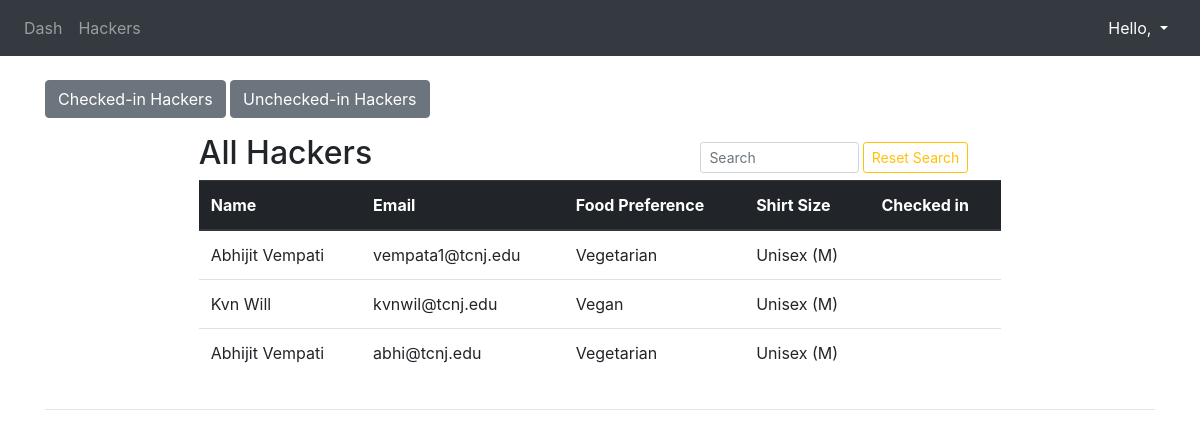
The app's page /hackers (signed in), older data.
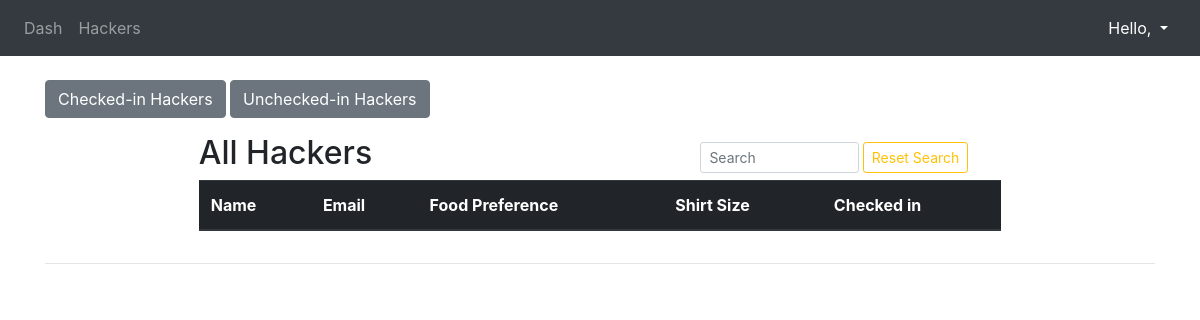
The same page, newer data.
### hacker/models.py (models this page shows)
class hacker(models.Model):
    hacker = models.OneToOneField(CustomUser, on_delete=models.CASCADE, related_name="hacker")
    ed_choices = [
        ("High School/Secondary School", "High School/Secondary School"),
        ("University (Undergrad)", "University (Undergrad)"),
        ("University (Master's/Doctoral)", "University (Master's/Doctoral)"),
    ]
    food_choices = [
        ("None", "None"),
        ("Vegetarian", "Vegetarian"),
        ("Vegan", "Vegan"),
        ("Gluten-Free", "Gluten-Free")
    ]
    size_choices = [
        ("Unisex (XS)", "Unisex (XS)"),
        ("Unisex (S)", "Unisex (S)"),
        ("Unisex (M)", "Unisex (M)"),
        ("Unisex (L)", "Unisex (L)"),
        ("Unisex (2XL)", "Unisex (2XL)"),
        ("Unisex (3XL)", "Unisex (3XL)")
    ]
    address = models.CharField(max_length=60, null=False, blank=False)
    education = models.CharField(max_length=60, null=False, blank=False, choices=ed_choices)
    major = models.CharField(default="other", max_length=60, blank=False, null=False)
    food_preference = models.CharField(default="None", max_length=20, blank=False, null=False, choices=food_choices)
    shirt_size = models.CharField(default="Unisex (M)", max_length=20, blank=False, null=False, choices=size_choices)

### default/models.py (models this page shows, shortened)
class CustomUser(AbstractBaseUser, PermissionsMixin):
    email = models.EmailField(verbose_name='email', max_length=60, unique=True)
    first_name = models.CharField(max_length=30)
    last_name = models.CharField(max_length=30)
    date_joined = models.DateTimeField(
        verbose_name='date joined', auto_now_add=True)
    last_login = models.DateTimeField(verbose_name='last login', auto_now=True)
    is_admin = models.BooleanField(default=False)
    is_active = models.BooleanField(default=True)
    is_staff = models.BooleanField(default=False)
    is_superuser = models.BooleanField(default=False)
    objects = CustomUserManager()
    USERNAME_FIELD = 'email'
    REQUIRED_FIELDS = []

### organizer/views.py (the view)
# urls.py: path('hackers', views.all_hackers, name='all-hackers'),
def all_hackers(request):
    url_parameter = request.GET.get("q")
    if url_parameter:
        hackers_all = hacker.objects.filter(
            Q(hacker__first_name__icontains=url_parameter) | Q(hacker__last_name__icontains=url_parameter) |
            Q(hacker__email__icontains=url_parameter)
        )
    else:
        hackers_all = hacker.objects.all()
    context = {'hackers_all': hackers_all}
    return render(request, 'organizers/hackersdisplay.html', context)

### default/helper.py (called while the page is built)
def decide_type(user):
    if user.groups.filter(name='hacker').exists():
        return "hacker"
    elif user.groups.filter(name='organizer').exists():
        return "organizer"
    else:
        return "head-organizer"

### default/loginMiddleware.py (called while the page is built)
    def __call__(self, request):
        response = self.get_response(request)
        return response

    def process_view(self, request, view_func, view_args, view_kwargs):
        assert hasattr(request, 'user')
        path = request.path_info.lstrip('/')
        url_is_exempt = any(url.match(path) for url in EXEMPT_URLS)
        if request.user.is_authenticated and url_is_exempt:
            return redirect(decide_redirect(request.user))
        elif request.user.is_authenticated or url_is_exempt:
            return None
        else:
            return redirect('login')

    def __call__(self, request):
        response = self.get_response(request)
        return response

### organizer/templates/organizers/hackersdisplay.html (shortened to what this page needs)
{% extends 'organizers/base.html' %}
 {% block content %}
 <br>
<a href="{% url 'checkedin-hackers' %}" class='btn btn-secondary'>Checked-in Hackers</a>
<a href="{% url 'registered-hackers' %}" class='btn btn-secondary'>Unchecked-in Hackers</a>
<div class="container w-75 mt-3">
    <div class="row justify-content-between align-items-center" style="margin-top: 5px; ">
        <div class="col-3">
            <h2 class="text-left" >All Hackers</h2>
        </div>
        <div class="col-5 d-flex align-self-center justify-content-end" >
            <form class="form-inline" action="{% url 'all-hackers' %}" method="GET"">
                <input id="user-input" name="q" class="form-control form-control-sm ml-3 w-50" type="text" placeholder="Search" aria-label="Search">
                <a class="btn btn-outline-warning btn-sm" style="margin-left: 4px;" href="{% url 'all-hackers' %}">Reset Search</a>
            </form>
        </div>
    </div>
 <div class="d-flex justify-content-center">
        <table class="table">
            <thead class="thead-dark">
                <tr>
                    <th scope="col">Name</th>
                    <th scope="col">Email</th>
                    <th scope="col">Food Preference</th>
                    <th scope="col">Shirt Size</th>
                    <th scope="col">Checked in</th>
                </tr>
            </thead>
            <tbody>
                {% for h in hackers_all %}
                    <tr>
                        <td>{{h.hacker.first_name}} {{h.hacker.last_name}}</td>
                        <td>{{h.hacker.email}}</td>
                        <td>{{h.food_preference}}</td>
                        <td>{{h.shirt_size}}</td>
                        <td>{{h.checked_in}}</td>
                    </tr>
                {% endfor %}
            </tbody>
        </table>
    </div>
</div>
<hr>
{% endblock %}

### organizer/templates/organizers/base.html (shortened to what this page needs)
<!DOCTYPE html>
<html lang="en">
<head>
    <link rel="stylesheet" href="https://maxcdn.bootstrapcdn.com/bootstrap/4.0.0/css/bootstrap.min.css">
</head>
<body>
    {% include 'organizers/nav.html' %}
    <div class="container">
        {% block content %}
        {% endblock %}
    </div>
</body>
</html>

### organizer/templates/organizers/nav.html (shortened to what this page needs)
<nav class="navbar navbar-expand-md navbar-dark bg-dark">
    <div class="collapse navbar-collapse " id="navbarNav" >
        <ul class="navbar-nav mr-auto mt-2 mt-lg-0">
            <li class="nav-item">
                <a class="nav-link" href="{% url 'organizer-dash' %}">Dash</a>
            </li>
            <li class="nav-item">
                <a class="nav-link" href="{% url 'all-hackers' %}">Hackers</a>
            </li>
        </ul>
    </div>
    <div class="navbar-item dropdown">
        <a class="nav-link dropdown-toggle" href="#" id="navbarDropdownMenuLink" data-toggle="dropdown" aria-haspopup="true" aria-expanded="false" style="color: white;">
            <span class="text-right">Hello, {{request.user.first_name}} {{request.user.last_name}}</span>
        </a>
    </div>
</nav>

Row changes from the older to the newer data that the page shows:
removed hacker: hacker.first_name "Abhijit", hacker.last_name "Vempati", hacker.email "vempata1@tcnj.edu", food_preference "Vegetarian", shirt_size "Unisex (M)"
removed hacker: hacker.first_name "Kvn", hacker.last_name "Will", hacker.email "kvnwil@tcnj.edu", food_preference "Vegan", shirt_size "Unisex (M)"
removed hacker: hacker.first_name "Abhijit", hacker.last_name "Vempati", hacker.email "abhi@tcnj.edu", food_preference "Vegetarian", shirt_size "Unisex (M)"
